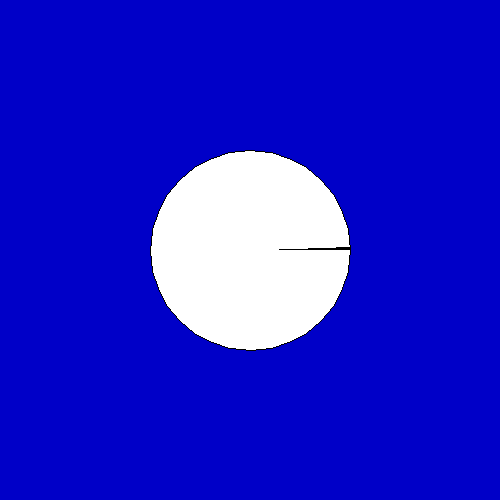
Frame 1 (no input)
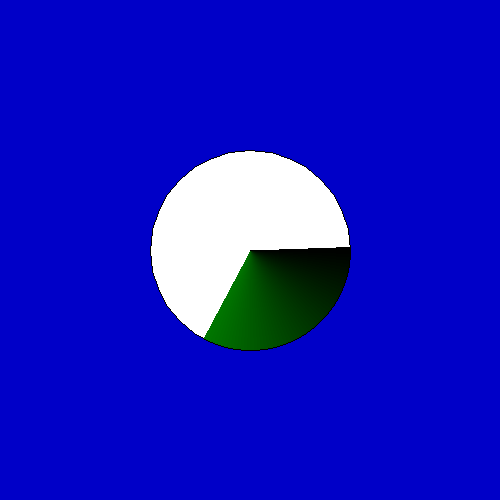
Frame 60 (the mouse pressed at the canvas centre just before this capture)
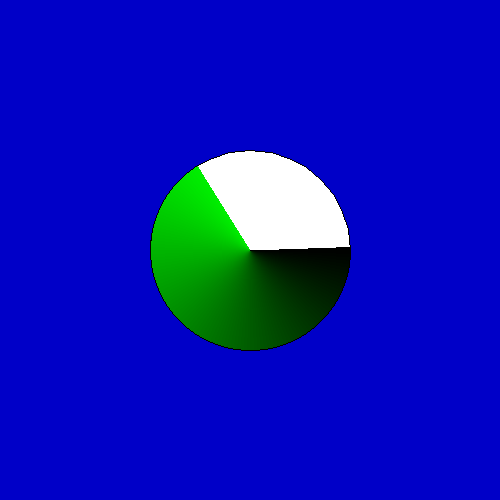
Frame 120 (the mouse held since frame 60 and released just before this capture)

The Processing sketch that drew these frames (run headless with seeded random() and noise(); from frame 60 on, the mouse is pressed at the canvas centre):

// Processing sketch: animacja1mod
// ── animacja1mod.pde
//Program Processingu w trybie 2 - z widocznymi funkcjami
//-////////////////////////////////////////////////////////

void setup() //Jest wykonywane raz - po uruchomieniu
{
  size(500,500);
  background(0,0,200); //rgB
  noSmooth(); //Bez antyaliasingu
  ellipse(250, 250, 200, 200);
}

//for(int i=0;i<inf;i+=2)
int i=0;
void draw() //Jest wykonywane w niewidocznej pętli
{
  fill(0,i % 256 ,0); //Jeśli na i podziałamy resztą z dzielenia czyli operacją modulo
                      //to gdy przekroczy 255 wróci do 0 i tak w nieskończoność
  arc(250, 250, 200, 200, radians(i-2),radians(i));
  i+=2;
}

// https://github.com/borkowsk/bookProcessingPL
